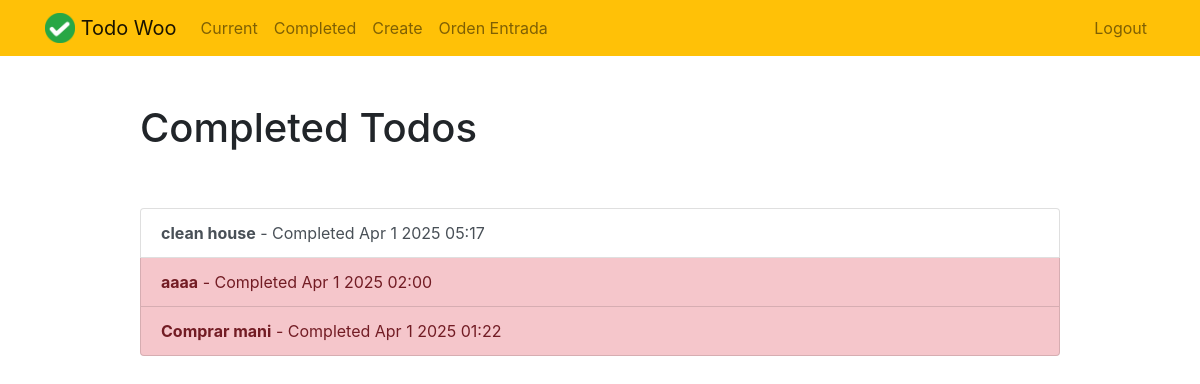
The page /completed/ (signed in) on the database as committed earlier.
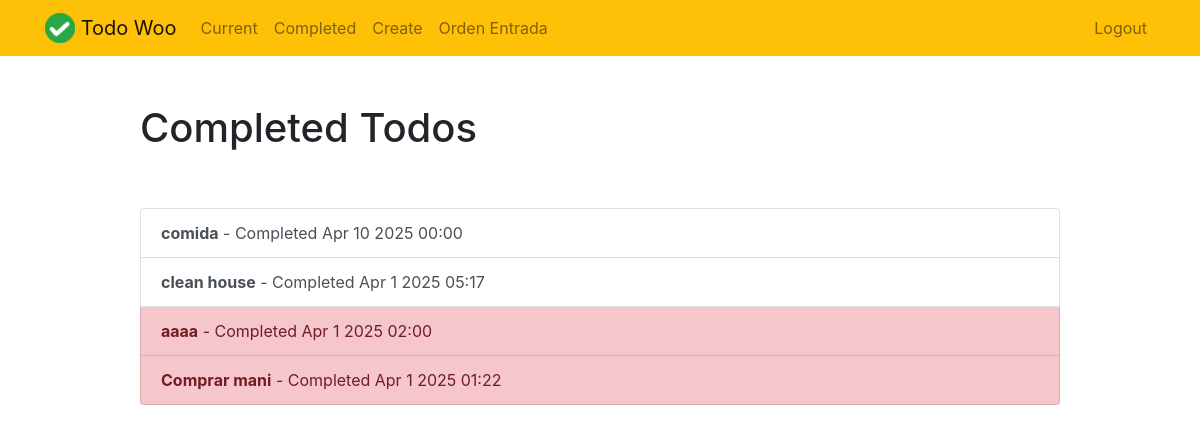
The same page on the database as committed later.
### todo/models.py (models this page shows, shortened)
class Todo(models.Model):
    title = models.CharField(max_length=100)
    memo = models.TextField(blank=True)
    created = models.DateTimeField(auto_now_add = True)
    datecompleted = models.DateTimeField(null = True, blank=True)
    important = models.BooleanField(default = False)
    user = models.ForeignKey(User,on_delete=models.CASCADE)
    ubicacion = models.ForeignKey('Ubicacion', on_delete=models.SET_NULL, null=True, blank=True)

### todo/views.py (the view)
# urls.py: path('completed/', views.completetodos, name='completetodos'),
@login_required
def completetodos(request):
    todos= Todo.objects.filter(user=request.user, datecompleted__isnull=False).order_by('-datecompleted')# esta es la difencia principal ya que antes en current estos estaba en true y este es false ya que el valor cambia una vez que se genera el complete
    return render(request, 'todo/completetodos.html',{'todos':todos})

### todo/templates/todo/completetodos.html
{% extends "todo/base.html" %}
{% block content %}
<div class="row justify-content-center mt-5">
    <div class="col-md-10">
        <h1>Completed Todos</h1>
    </div>
</div>
<div class="row justify-content-center mt-5">
    <div class="col-md-10">
        <div class="list-group">
            {% for todo in todos %}
            <a href="{% url 'viewtodo' todo.id %}" class="list-group-item list-group-item-action{% if todo.important %} list-group-item-danger{% endif %}"><b>{{ todo.title }}</b> - Completed {{ todo.datecompleted|date:'M j Y H:i' }}</a>
            {% endfor %}
        </div>
    </div>
</div>
{% endblock %}

Rows that differ between the two databases and show on the page:
added Todo: title "comida", datecompleted "Apr 10 2025 00:00", important False (drawn)
